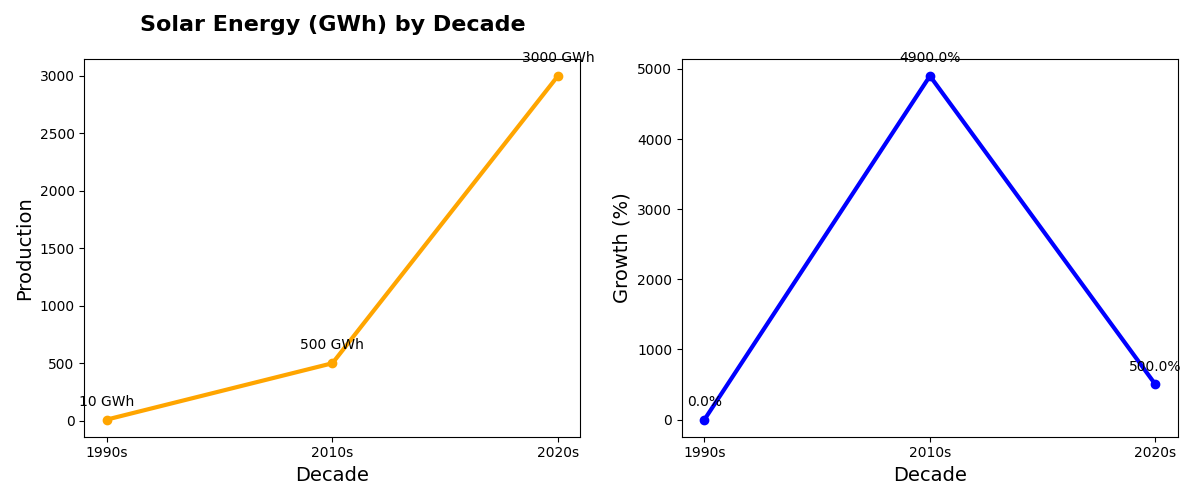

Write Python code to recreate this figure.
import matplotlib.pyplot as plt
import numpy as np

# Updated data (Removed "2000s" and its corresponding production value)
decades = ['1990s', '2010s', '2020s']
solar_production = np.array([10, 500, 3000])

def calculate_growth(data):
    growth = []
    for i in range(1, len(data)):
        growth.append((data[i] - data[i-1]) / data[i-1] * 100)
    growth.insert(0, 0)
    return growth

growth_rates = calculate_growth(solar_production)

fig, axs = plt.subplots(1, 2, figsize=(12, 5))

axs[0].plot(decades, solar_production, marker='o', linestyle='-', linewidth=3, color='orange')
axs[0].set_title("Solar Energy (GWh) by Decade", fontsize=16, fontweight='bold', pad=20)
axs[0].set_xlabel("Decade", fontsize=14)
axs[0].set_ylabel("Production", fontsize=14)

for i, value in enumerate(solar_production):
    axs[0].annotate(f'{value} GWh', (decades[i], solar_production[i]),
                    textcoords="offset points", xytext=(0, 10), ha='center')

axs[1].plot(decades, growth_rates, marker='o', linestyle='-', linewidth=3, color='blue')
axs[1].set_xlabel("Decade", fontsize=14)
axs[1].set_ylabel("Growth (%)", fontsize=14)

for i, value in enumerate(growth_rates):
    axs[1].annotate(f'{value:.1f}%', (decades[i], growth_rates[i]), 
                    textcoords="offset points", xytext=(0, 10), ha='center')

plt.tight_layout()
plt.show()
